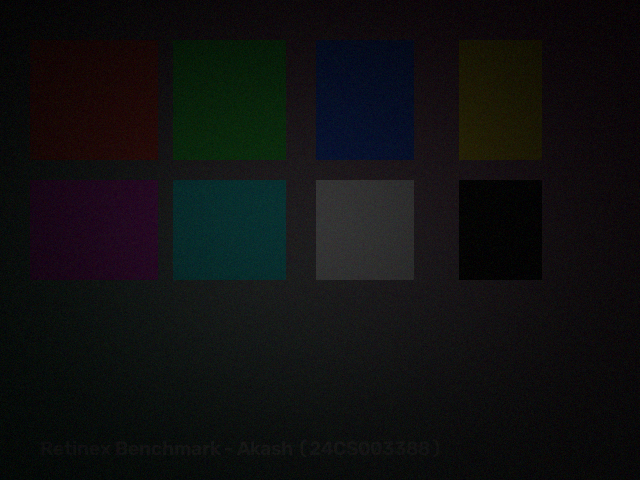
#> input picture data/samples/sample1_colorchart_low.png, 640 x 480 px
$ python -i agc.py   (imports and definitions only)
#> lines starting #> are read from the running program, lines starting #| are printed output that depends on the picture; after the words box and inside, x2 and y2 are one past the last pixel; in counts of white or black regions, pixels touching at a corner belong together
"""
Adaptive Gamma Correction with Weighting Distribution (AGCWD).

Mathematical Formulation:
    Based on Huang, Cheng, and Chiu (IEEE TIP 2013).
    Instead of fixed gamma power-law transformation (s = r^gamma), AGCWD calculates
    an adaptive gamma parameter per pixel derived from the cumulative distribution
    function (CDF) of the scene's luminance.

    1. Convert RGB to HSV and extract luminance V(x, y) in [0, 1].
    2. Compute probability density function (PDF) and weighting distribution:
           PDF_w(l) = PDF_max * ((PDF(l) - PDF_min) / (PDF_max - PDF_min))^alpha
    3. Calculate modified cumulative distribution function (CDF_w).
    4. Compute adaptive gamma per luminance level:
           gamma(l) = 1.0 - CDF_w(l)
           V_enhanced(x, y) = V(x, y) ^ gamma(V(x, y))
    5. Reconstruct HSV and convert back to RGB.

Guarantees:
    - Automatically lifts dark shadows (gamma < 1) while leaving bright highlights unclipped (gamma ≈ 1).
    - Preserves exact original hue and chromaticity ratios.

Reference:
    Huang, S. C., Cheng, F. C., & Chiu, Y. S. (2013).
    "Efficient contrast enhancement using adaptive gamma correction with weighting distribution."
    IEEE Transactions on Image Processing, 22(3), 1032-1041.

Author: Akash Kumar Mishra (Roll No: 24CS003388)
"""

from typing import Tuple
import cv2
import numpy as np


def adaptive_gamma_correction(
    img: np.ndarray,
    alpha: float = 0.5,
    eps: float = 1e-6
) -> Tuple[np.ndarray, np.ndarray, np.ndarray]:
    """
    Apply Adaptive Gamma Correction with Weighting Distribution (AGCWD) to an RGB image.

    Args:
        img: Input RGB image array in [0.0, 1.0] of shape (H, W, 3).
        alpha: Weighting exponent (controls dynamic range preservation, typically 0.5).
        eps: Small numerical constant.

    Returns:
        Tuple of:
            - enhanced (np.ndarray): Enhanced RGB image in [0.0, 1.0].
            - reflectance (np.ndarray): Luminance reflectance proxy.
            - illumination (np.ndarray): Adaptive illumination curve map.
    """
#> called with alpha = 0.5, eps = 1e-06
    img_float = np.clip(img.astype(np.float32), 0.0, 1.0)
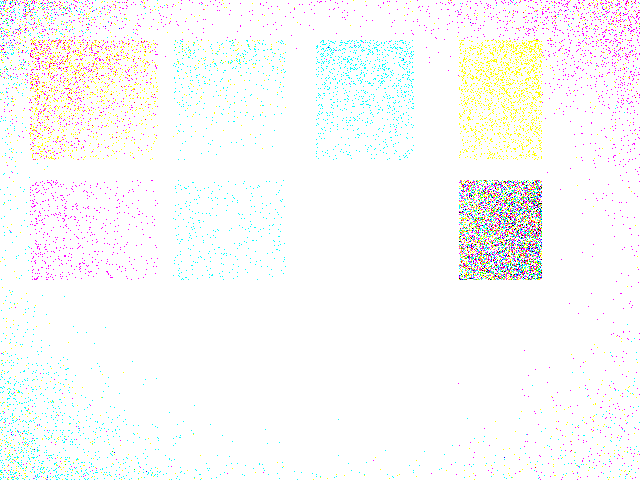
#> img_float: shape (480, 640, 3) float32; mean R, G, B 0.983, 0.982, 0.979
    u8_img = (img_float * 255.0).astype(np.uint8)

    # Convert to HSV color space to decouple luminance from chromaticity
    hsv = cv2.cvtColor(u8_img, cv2.COLOR_RGB2HSV).astype(np.float32)
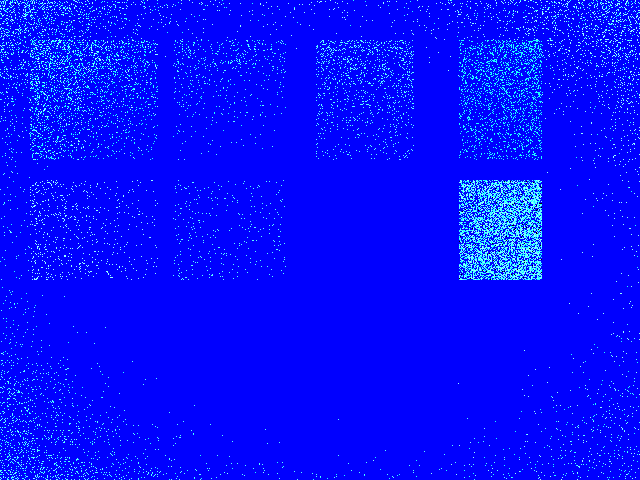
#> hsv: shape (480, 640, 3) float32; mean R, G, B 4.3, 13, 255.7
    h_chan = hsv[:, :, 0]
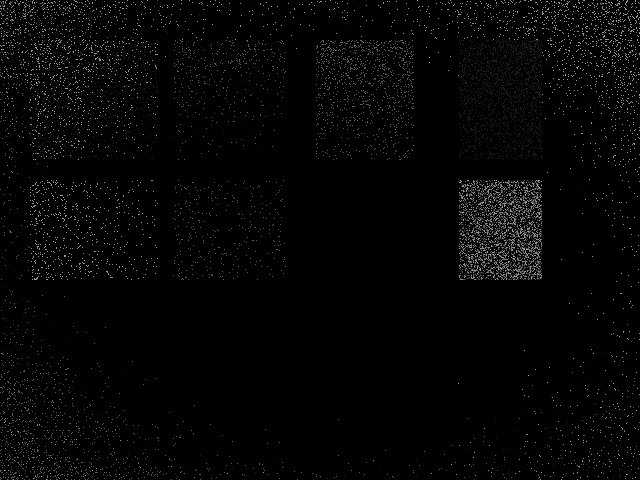
#> h_chan: shape (480, 640) float32; min 0, max 150, mean 4.3
    s_chan = hsv[:, :, 1]
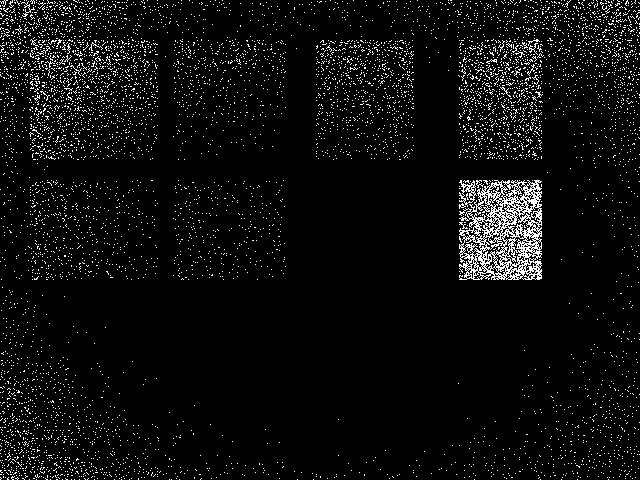
#> s_chan: shape (480, 640) float32; 5.1% white in thin lines or dots
    v_chan = hsv[:, :, 2] / 255.0  # Luminance in [0, 1]
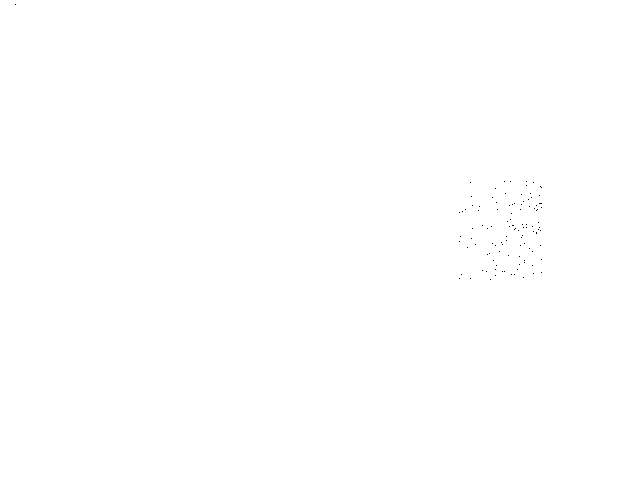
#> v_chan: shape (480, 640) float32; values 0 (black) and 1 (white), 100% white; black in thin lines or dots, all inside (x1, y1, x2, y2) = (15, 4, 542, 280)

    # Compute luminance histogram and PDF
    hist, _ = np.histogram(v_chan.flatten(), bins=256, range=(0.0, 1.0), density=True)
#> hist = 256 values, max 255.9 at index 255, min 0 at index 1, mean 1
    pdf = hist / (hist.sum() + eps)
#> pdf = 256 values, max 1 at index 255, min 0 at index 1, mean 0.00391

    # Weighting distribution to prevent over-enhancement in dominant modes
    pdf_max = float(pdf.max())
#> pdf_max = 1
    pdf_min = float(pdf.min())
#> pdf_min = 0
    if pdf_max > pdf_min:
        pdf_w = pdf_max * (((pdf - pdf_min) / (pdf_max - pdf_min + eps)) ** alpha)
#> pdf_w = 256 values, max 1 at index 255, min 0 at index 1, mean 0.00398
    else:
        pdf_w = pdf

    # Normalized CDF
    cdf_w = np.cumsum(pdf_w) / (np.sum(pdf_w) + eps)
#> cdf_w = 256 values from 0.0187 to 1

    # Map adaptive gamma to each pixel based on its luminance
    indices = np.clip((v_chan * 255.0).astype(np.int32), 0, 255)
    gamma_map = 1.0 - cdf_w[indices]

    # Power-law transformation with adaptive gamma
    v_enhanced = np.power(v_chan + eps, gamma_map)
    v_enhanced = np.clip(v_enhanced, 0.0, 1.0)

    # Reconstruct HSV and convert back to RGB
    hsv_enh = np.stack([h_chan, s_chan, v_enhanced * 255.0], axis=2).astype(np.uint8)
    enhanced = cv2.cvtColor(hsv_enh, cv2.COLOR_HSV2RGB).astype(np.float32) / 255.0

    # Illumination map and reflectance proxies
    illum_3ch = np.repeat(v_chan[:, :, np.newaxis], 3, axis=2)
    refl_3ch = np.clip(enhanced / (illum_3ch + 1e-4), 0.0, 1.0)

    return enhanced, refl_3ch, illum_3ch

>>> import cv2
>>> picture = cv2.cvtColor(cv2.imread('../../data/samples/sample1_colorchart_low.png'), cv2.COLOR_BGR2RGB)
>>> result = adaptive_gamma_correction(picture)
